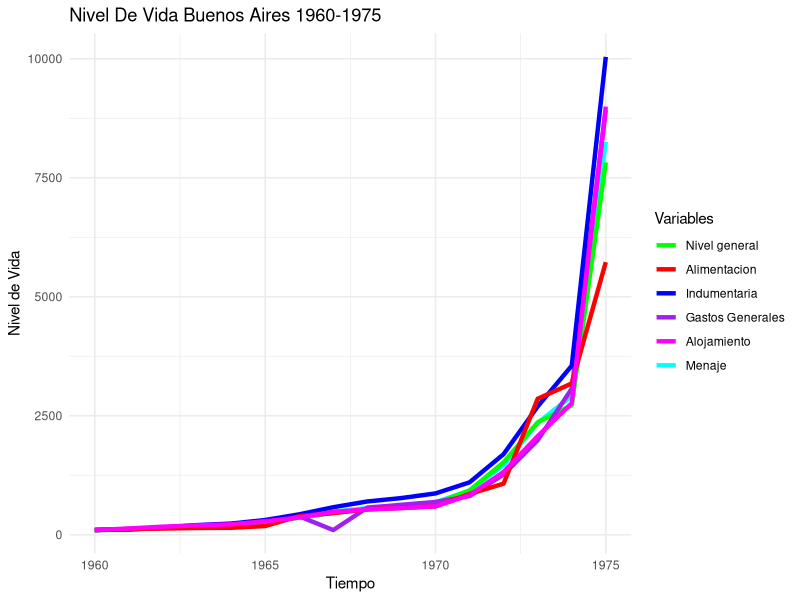

R code for this plot:
library(ggplot2)

data <- read.csv("Datasets/costo-del-nivel-de-vida-caba.csv")
data$indice_tiempo <- as.Date(data$indice_tiempo)
data$nivel_general_excluidos_alimentos_frescos_serv_aloj[is.na(data$nivel_general_excluidos_alimentos_frescos_serv_aloj)]<-mean(data$nivel_general_excluidos_alimentos_frescos_serv_aloj,na.rm=TRUE)

# Define colors
colors <- c("green", "red", "blue", "purple", "magenta", "cyan", "yellow", "darkgreen")

ggplot(data) +
  geom_line(aes(x = indice_tiempo, y = nivel_general, color = "nivel_general"), size = 1.5) +
  geom_line(aes(x = indice_tiempo, y = alimentacion, color = "alimentacion"), size = 1.5) +
  geom_line(aes(x = indice_tiempo, y = indumentaria, color = "indumentaria"), size = 1.5) +
  geom_line(aes(x = indice_tiempo, y = gastos_generales, color = "gastos_generales"), size = 1.5) +
  geom_line(aes(x = indice_tiempo, y = alojamiento, color = "alojamiento"), size = 1.5) +
  geom_line(aes(x = indice_tiempo, y = menaje, color = "menaje"), size = 1.5) +
  labs(x = "Tiempo", y = "Nivel de Vida", color = "Variable") +
  ggtitle("Nivel De Vida Buenos Aires 1960-1975") +
  theme_minimal() +
  scale_color_manual(values = colors,
                     labels = c("Nivel general", "Alimentacion", "Indumentaria", 
                                "Gastos Generales", "Alojamiento", "Menaje"),
                     name = "Variables")

